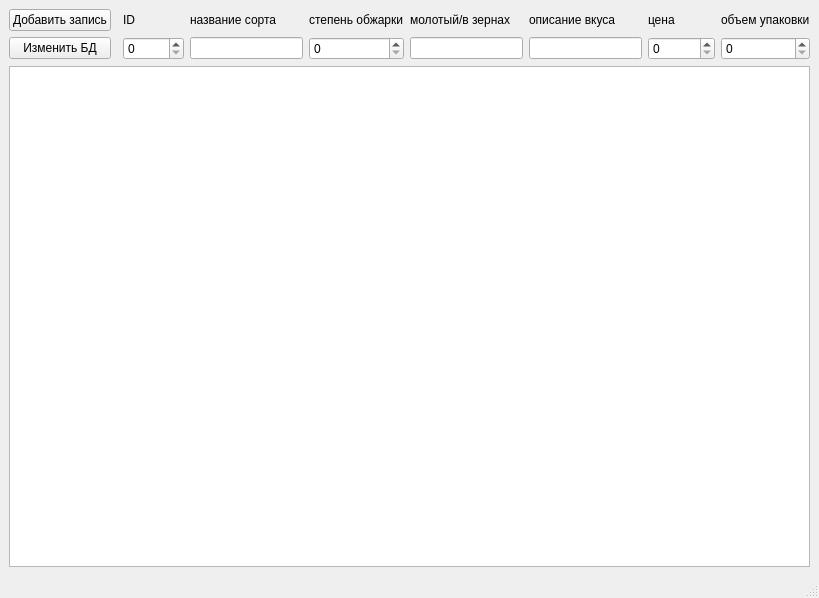
<?xml version="1.0" encoding="UTF-8"?>
<ui version="4.0">
 <class>Window</class>
 <widget class="QMainWindow" name="Window">
  <property name="geometry">
   <rect>
    <x>0</x>
    <y>0</y>
    <width>819</width>
    <height>598</height>
   </rect>
  </property>
  <property name="windowTitle">
   <string>MainWindow</string>
  </property>
  <widget class="QWidget" name="centralwidget">
   <layout class="QGridLayout" name="gridLayout">
    <property name="sizeConstraint">
     <enum>QLayout::SetMinAndMaxSize</enum>
    </property>
    <item row="4" column="8">
     <widget class="QSpinBox" name="sb_volume">
      <property name="maximum">
       <number>99999</number>
      </property>
     </widget>
    </item>
    <item row="4" column="4">
     <widget class="QSpinBox" name="sb_degree_roast">
      <property name="maximum">
       <number>99999</number>
      </property>
     </widget>
    </item>
    <item row="4" column="7">
     <widget class="QSpinBox" name="sb_price">
      <property name="maximum">
       <number>99999</number>
      </property>
     </widget>
    </item>
    <item row="2" column="8">
     <widget class="QLabel" name="label_7">
      <property name="text">
       <string>объем упаковки</string>
      </property>
     </widget>
    </item>
    <item row="2" column="3">
     <widget class="QLabel" name="label_2">
      <property name="text">
       <string>название сорта</string>
      </property>
     </widget>
    </item>
    <item row="2" column="2">
     <widget class="QLabel" name="label">
      <property name="text">
       <string>ID             </string>
      </property>
     </widget>
    </item>
    <item row="7" column="0" colspan="9">
     <widget class="QTableWidget" name="tw_data"/>
    </item>
    <item row="2" column="6">
     <widget class="QLabel" name="label_5">
      <property name="text">
       <string>описание вкуса</string>
      </property>
     </widget>
    </item>
    <item row="2" column="7">
     <widget class="QLabel" name="label_6">
      <property name="text">
       <string>цена            </string>
      </property>
     </widget>
    </item>
    <item row="2" column="4">
     <widget class="QLabel" name="label_3">
      <property name="text">
       <string>степень обжарки</string>
      </property>
     </widget>
    </item>
    <item row="2" column="5">
     <widget class="QLabel" name="label_4">
      <property name="text">
       <string>молотый/в зернах</string>
      </property>
     </widget>
    </item>
    <item row="4" column="6">
     <widget class="QLineEdit" name="le_description"/>
    </item>
    <item row="4" column="5">
     <widget class="QLineEdit" name="le_type_make"/>
    </item>
    <item row="4" column="2">
     <widget class="QSpinBox" name="sb_ID">
      <property name="maximum">
       <number>99999</number>
      </property>
     </widget>
    </item>
    <item row="4" column="3">
     <widget class="QLineEdit" name="le_name_variety"/>
    </item>
    <item row="4" column="0">
     <widget class="QPushButton" name="pb_update">
      <property name="text">
       <string>Изменить БД</string>
      </property>
     </widget>
    </item>
    <item row="2" column="0">
     <widget class="QPushButton" name="pb_append">
      <property name="text">
       <string>Добавить запись</string>
      </property>
     </widget>
    </item>
   </layout>
  </widget>
  <widget class="QStatusBar" name="status_bar"/>
 </widget>
 <resources/>
 <connections/>
</ui>
